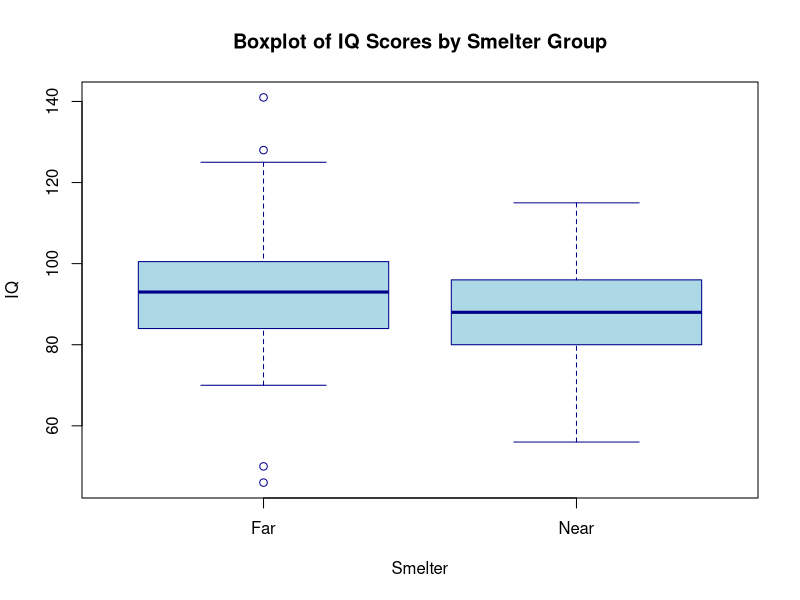

Here is the R script that generated this plot:
## ---- chunk 1
knitr::opts_chunk$set(echo = FALSE)
## ---- chunk 2

clean_dat <- read.csv("../DataProcessed/lead-iq-01.clean.csv")


boxplot(IQ ~ Smelter,
        data=clean_dat,
        main = "Boxplot of IQ Scores by Smelter Group", 
        xlab = "Smelter", 
        ylab = "IQ", 
        col = "lightblue", 
        border = "darkblue")

far_mean <- mean(clean_dat$IQ[clean_dat$Smelter == "Far"])
near_mean <- mean(clean_dat$IQ[clean_dat$Smelter == "Near"])

summary_stats <- data.frame(
  Statistic = c("Mean (far)", "Mean (near)"),
  Value = c(far_mean, near_mean)
)

# Display the table using knitr's kable
knitr::kable(summary_stats, col.names = c("Statistic", "Value"))
